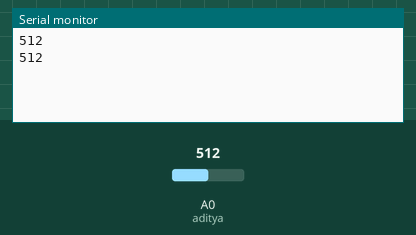
The sketch below on a simulated Arduino Uno, built with avr-gcc and run on an emulated ATmega328P. Parts: the last lines printed to the serial monitor. Inputs (shaded band) come from the test bench; at power-on: A0 (aditya) = 512.

Above: at 1.8 s.
1.9 s: A0 (aditya) set to 716
At 2.4 s:
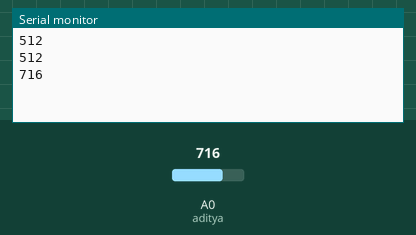
3.4 s: A0 (aditya) set to 900
At 4.8 s:
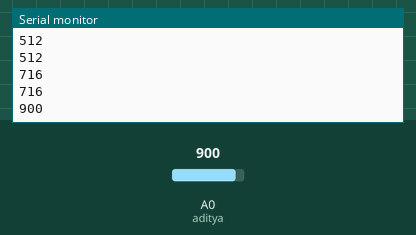
Timing chart, 0 to 6.4 s (numbered marks = the images above; inputs shaded):
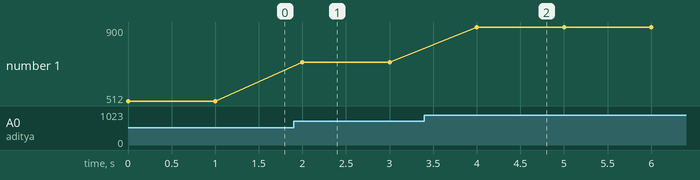

Measured:
- after the input at 1.9 s, the serial monitor: prints a new line after 0.10 s (image 1)
- after the input at 3.4 s, the serial monitor: prints a new line after 0.60 s (image 2)
- plotted number 1: 512 → 716 after the input at 1.9 s, 716 → 900 after the input at 3.4 s

The sketch:

class3.ino
```cpp
#define aditya A0 //defined the sensor name and pin number
void setup() {
  Serial.begin(9600); // defined the baud rate
  pinMode(aditya, INPUT); //FUNC called pinmode that is used to define what pin is doing i.e we have written INPUT
}

void loop() {
  int sensorData = analogRead(aditya); //FUNC called analodRead which is taking the sensors data
  Serial.println(sensorData);
  delay(1000);
}
```
